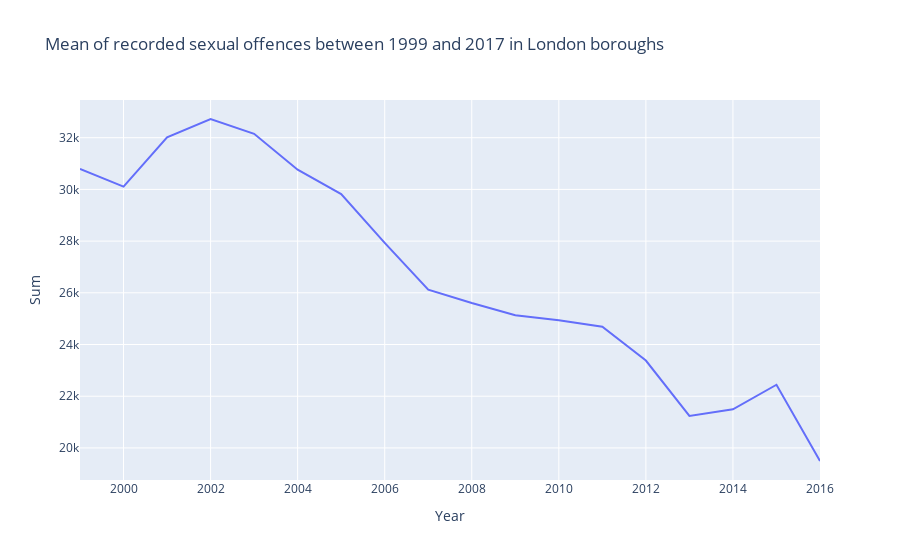

Notebook cell for this chart:
### Code cell
# For the graph 2. we also plot an interactive line plot
# x-axis: time (in years)
# y-axis: mean of overall recorded sexual offences 

# We do the same for the overall recorded sexual offences and calculate the mean of overall recorded sexual offences for all London boroughs

df2_bis = modif(df2)
columns = df2_bis.columns[:-2] # We disregard the last two columns, ie. 'Inner London' and 'Outer London'



year=[1999,2000,2001,2002,2003,2004,2005,2006,2007,2008,2009,2010,2011,2012,2013,2014,2015,2016]

#Creation of a column with the sum and years in df2_bis to plot the graphs

df2_bis['Sum'] = sum(df2_bis[borough] for borough in columns)/len(columns)

df2_bis['Year']= year




#creation of line plot 

fig = px.line(df1_bis,x='Year',y='Sum',
                 title = "Mean of recorded sexual offences between 1999 and 2017 in London boroughs")

fig.show()

fig.write_html('/Users/jutti/Documents/QM2SRQ1-2/Visualisations/Mean of recorded sexual offences between 1999 and 2017 in London boroughs.html')

### Figure 1 — Plotly figure (JSON) as saved in the notebook; plotly's stock layout.template omitted (floating-point values rounded to 4 significant figures)
{"data": [{"hovertemplate": "Year=%{x}<br>Sum=%{y}<extra></extra>", "legendgroup": "", "line": {"color": "#636efa", "dash": "solid"}, "marker": {"symbol": "circle"}, "mode": "lines", "name": "", "orientation": "h", "showlegend": false, "type": "scatter", "x": [1999, 2000, 2001, 2002, 2003, 2004, 2005, 2006, 2007, 2008, 2009, 2010, 2011, 2012, 2013, 2014, 2015, 2016], "xaxis": "x", "y": [30790.0, 30110.0, 32020.0, 32720.0, 32150.0, 30760.0, 29820.0, 27930.0, 26120.0, 25600.0, 25130.0, 24940.0, 24690.0, 23380.0, 21240.0, 21490.0, 22440.0, 19490.0], "yaxis": "y"}], "layout": {"legend": {"tracegroupgap": 0}, "title": {"text": "Mean of recorded sexual offences between 1999 and 2017 in London boroughs"}, "xaxis": {"anchor": "y", "domain": [0, 1], "title": {"text": "Year"}}, "yaxis": {"anchor": "x", "domain": [0, 1], "title": {"text": "Sum"}}}}
